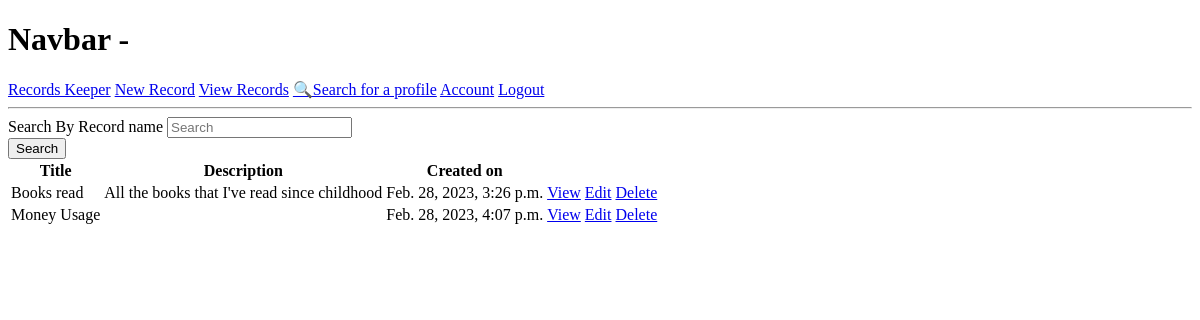
/view-tables/ (signed in), run on an earlier commit of the app's database.
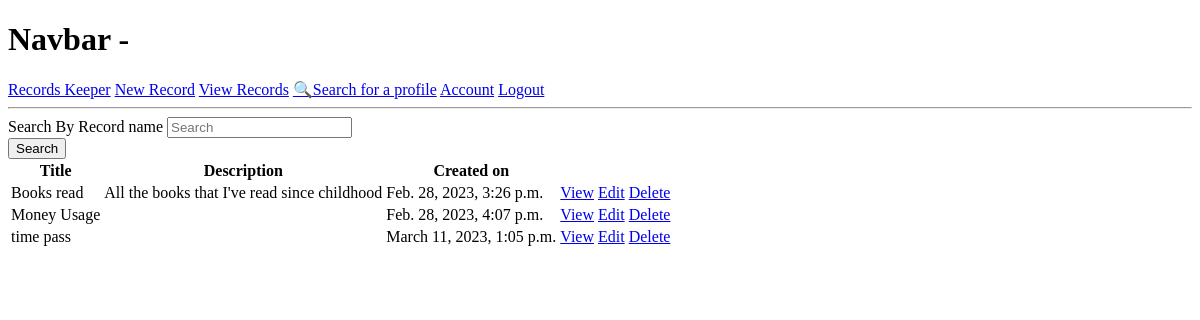
And on a later commit of the database.
### tables/models.py (models this page shows, shortened)
class Table(models.Model):
    owner=models.ForeignKey(Profile, on_delete=models.CASCADE, null=True, blank=True)
    title=models.TextField("Title of the table")
    desc=models.TextField("Description",null=True, blank=True)
    col1=models.TextField("Column 1",null=True, blank=True)
    col2=models.TextField("Column 2",null=True, blank=True)
    col3=models.TextField("Column 3",null=True, blank=True)
    col4=models.TextField("Column 4",null=True, blank=True)
    col5=models.TextField("Column 5",null=True, blank=True)
    total=models.IntegerField(default=0, null=True, blank=True)
    TYPE=(('Public', 'Public'), ('Private', 'Private'))
    status=models.CharField(max_length=200, choices=TYPE, default="Public")
    created = models.DateTimeField(auto_now_add=True)
    id = models.UUIDField(primary_key=True, default=uuid.uuid4, editable=False)
    class Meta:
        ordering = ['title', '-created']

### tables/views.py (the view)
# urls.py: path("view-tables/", views.viewTables, name="view-tables"),
@login_required(login_url="login")
def viewTables(request):
    profile=request.user.profile
    tables=profile.table_set.all()
    tables, search_query=searchTable(request, tables)
    context={"tables":tables, "search_query":search_query}
    return render(request, "tables/view-tables.html", context)

### tables/utils.py (called while the page is built)
def searchTable(request, t):
    search_query = ""
    if request.GET.get('search_query'):
        search_query = request.GET.get('search_query')
    tables = t.distinct().filter(title__icontains=search_query)
    return tables, search_query

### tables/templates/tables/view-tables.html
{% extends 'main.html' %}
{% block content %}
<form id='searchForm' class="form" action="{% url 'view-tables' %}" method="get">
    <div class="form__field">
      <label for="formInput#search">Search By Record name </label>
      <input class="input input--text" id="formInput#search" type="text" name="search_query"
        placeholder="Search" value="{{search_query}}" />
    </div>
    <input class="btn btn--sub btn--lg" type="submit" value="Search" />
  </form>
<table>
    <tr>
        <th>Title</th>
        <th>Description</th>
        <th>Created on</th>
        <th></th>
        <th></th>
        <th></th>
    </tr>
    {% for table in tables %}
    <tr>
        <td>{{table.title}}</td>
        <td>{{table.desc|slice:150}}</td>
        <td>{{table.created}}</td>
        <td><a href="{% url 'view-table' table.id %}">View</a></td>
        <td><a href="{% url 'view-table' table.id %}">Edit</a></td>
        <td><a href="{% url 'delete-table' table.id %}">Delete</a></td>
    </tr>
    {% endfor %}
</table>
{% endblock %}

What changed in the data, as far as the page shows it:
added Table: title "time pass", created "March 11, 2023, 1:05 p.m."
